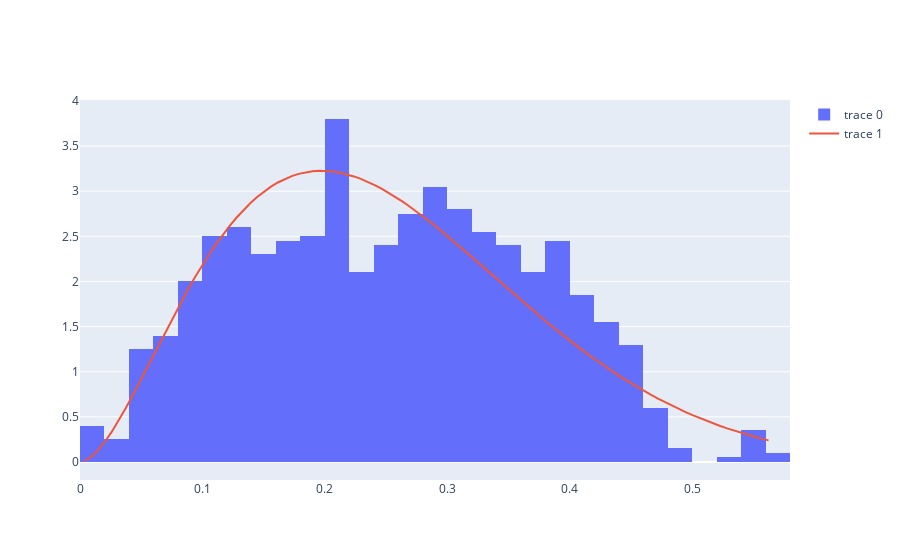

The notebook cell this image was saved under:
### Code cell
trace1 = Histogram(x = data,
                   histnorm='probability density')
trace2 = Scatter(x = x,
                 y = y)
fig=Figure(data=[trace1, trace2])
fig.show()
